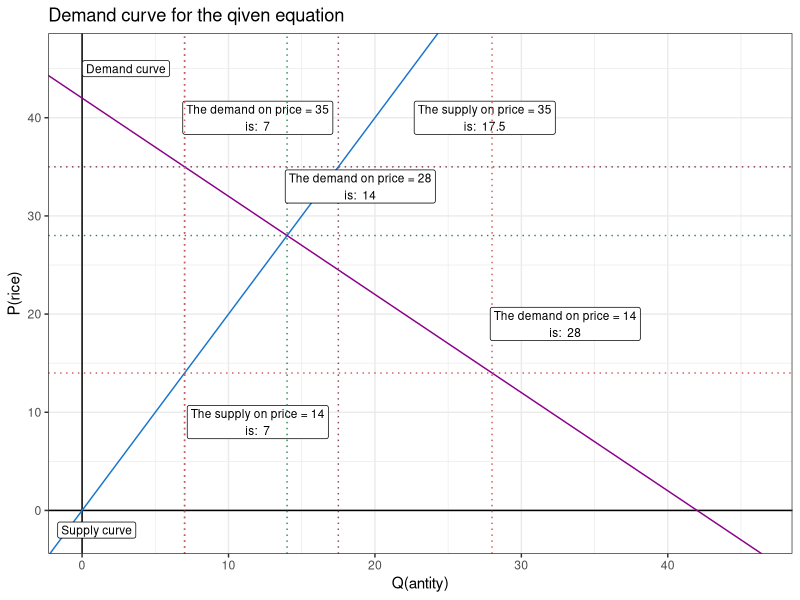
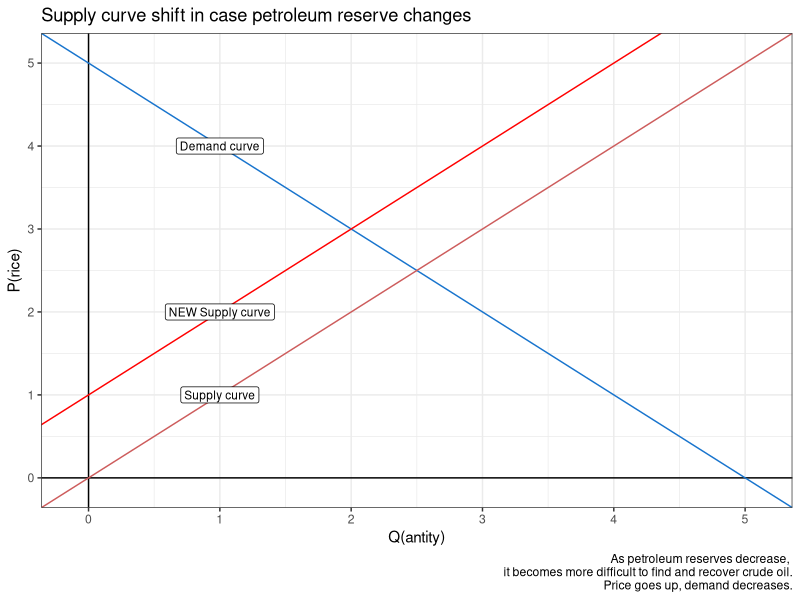
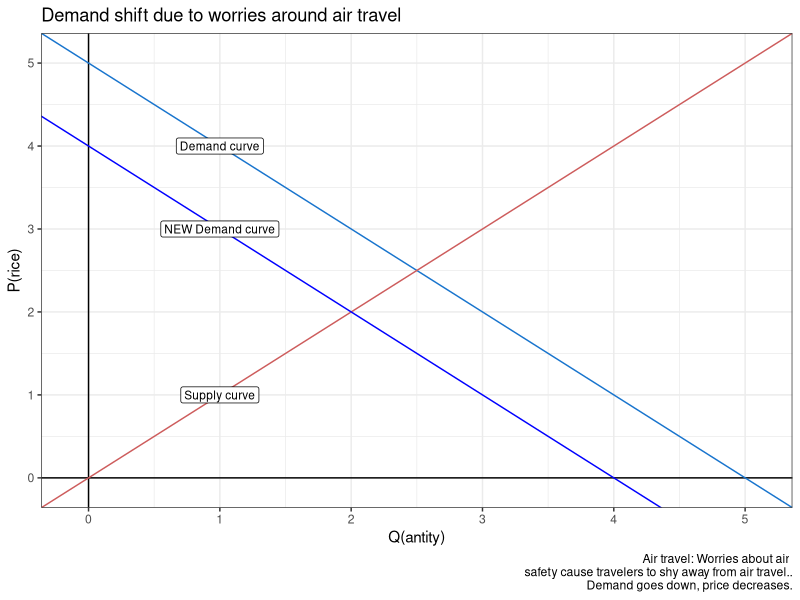
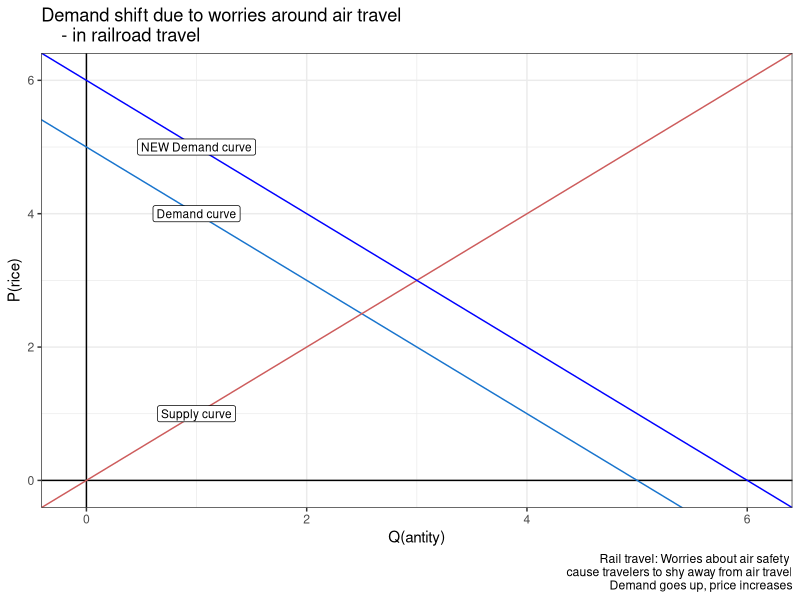
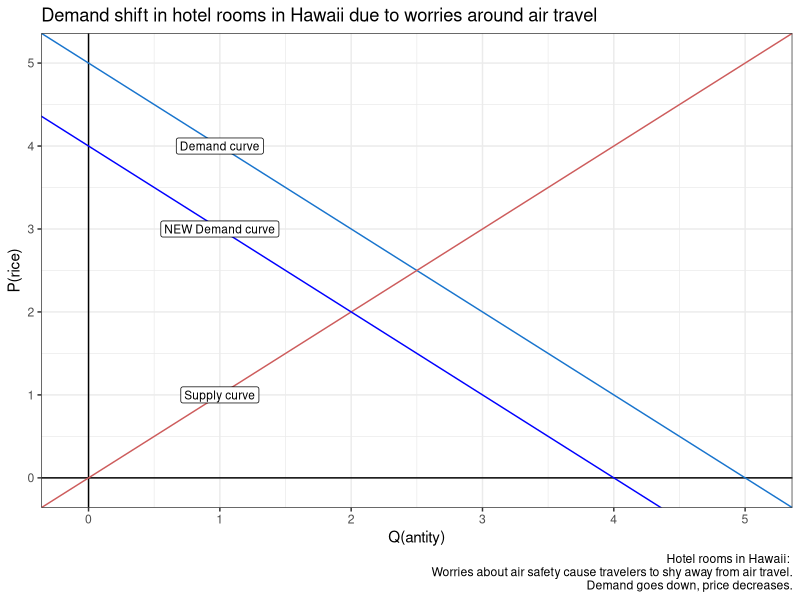
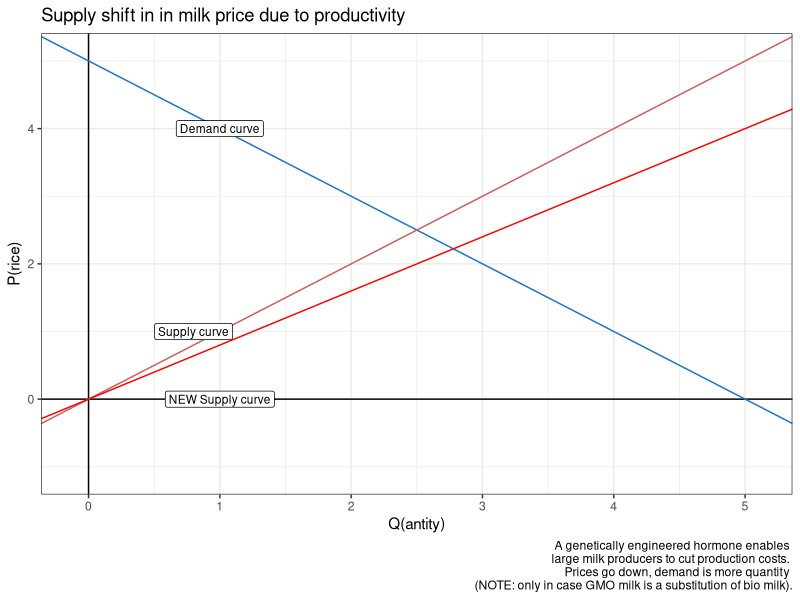
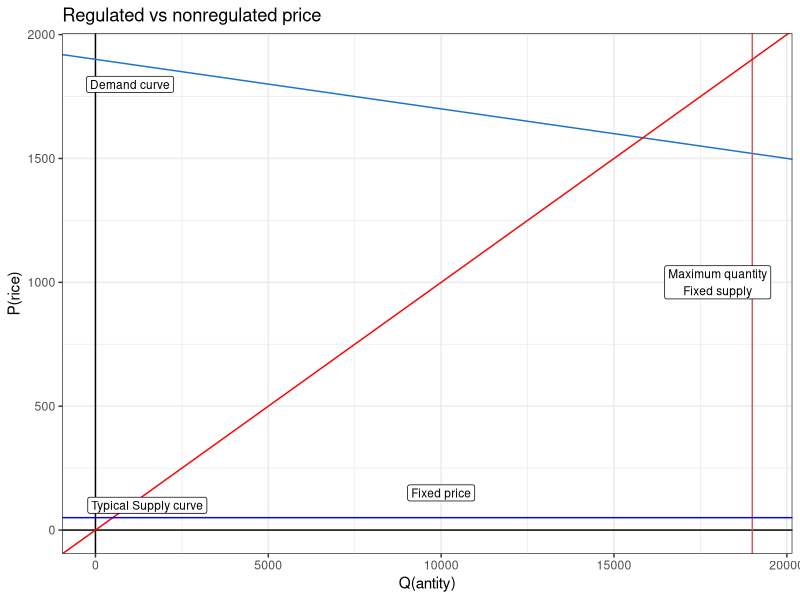
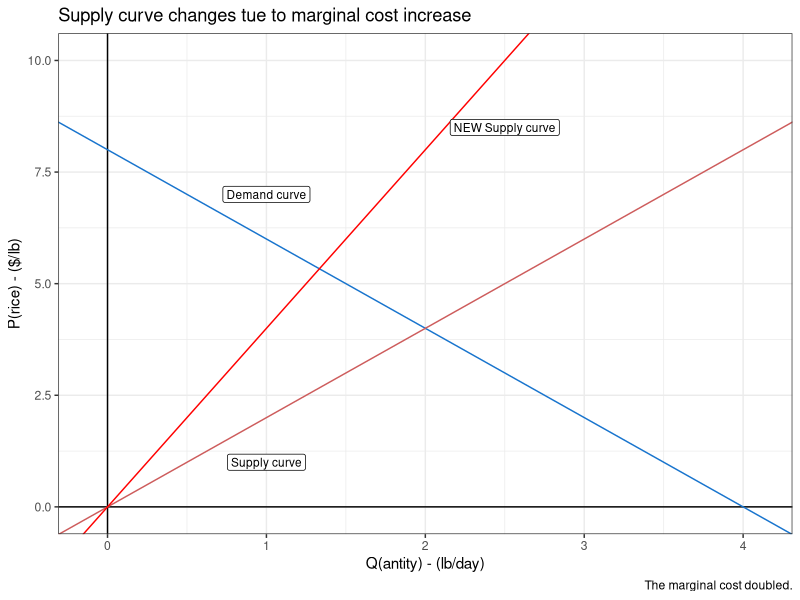

The R script that drew these images, in order:
## ---- chunk 1
knitr::opts_chunk$set(echo = TRUE)
library(ggplot2)
## ---- chunk 2
alfa1<-0
alfa2<-42
beta1<-2
beta2<- -1
c <- 42

p1<- 35
p2 <- 14

suppQty <- function(price){return(as.numeric((price-alfa1)/beta1))}
demdQty <- function(price){return(as.numeric((price-alfa2)/beta2))}
eqlbPrc <- function(){return((alfa1*beta2-alfa2*beta1)/(beta2-beta1))}

suppLabl <- function(price){
  return(
    paste(
      paste(
        "The supply on price = ",
        "\nis: ",
        sep=as.character(price)),
      as.character(suppQty(price))
    )
  )
}

demdLabl <- function(price){
  return(
    paste(
      paste(
        "The demand on price = ",
        "\nis: ",
        sep=as.character(price)),
      as.character(demdQty(price))
    )
  )
}


ggplot()+
  xlim(0,max(alfa1,alfa2)*1.1)+
  ylim(-2,max(abs(alfa1/beta1),abs(alfa2/beta2))*1.1)+
  labs(
    x='Q(antity)',
    y='P(rice)',
    title='Demand curve for the qiven equation'
  )+
  geom_hline(aes(yintercept=0),col='black')+
  geom_vline(aes(xintercept=0),col='black')+
  geom_abline(intercept = alfa1, slope = beta1, col='dodgerblue3')+
  geom_abline(intercept = alfa2, slope = beta2, col='magenta4')+
  geom_label(aes(x=0, y=alfa2), label='Demand curve' ,nudge_x = 3, nudge_y=3, size=3)+
  geom_label(aes(x=0 , y=alfa1), label='Supply curve' ,nudge_x = 1, nudge_y=-2, size=3)+
  geom_hline(aes(yintercept=p1),col='palevioletred4',linetype='dotted')+
  geom_vline(aes(xintercept=suppQty(p1)),col='palevioletred4',linetype='dotted')+
  geom_vline(aes(xintercept=demdQty(p1)),col='palevioletred4',linetype='dotted')+
  geom_label(aes(x=demdQty(p1), y=p1), label=demdLabl(p1) ,nudge_x = 5, nudge_y=5, size=3)+
  geom_label(aes(x=suppQty(p1), y=p1), label=suppLabl(p1) ,nudge_x = 10, nudge_y=5, size=3)+
  geom_hline(aes(yintercept=p2),col='indianred',linetype='dotted')+
  geom_vline(aes(xintercept=suppQty(p2)),col='indianred',linetype='dotted')+
  geom_vline(aes(xintercept=demdQty(p2)),col='indianred',linetype='dotted')+
  geom_label(aes(x=demdQty(p2), y=p2), label=demdLabl(p2) ,nudge_x = 5, nudge_y=5, size=3)+
  geom_label(aes(x=suppQty(p2), y=p2), label=suppLabl(p2) ,nudge_x = 5, nudge_y=-5, size=3)+
  geom_hline(aes(yintercept=eqlbPrc()),col='seagreen4',linetype='dotted')+
  geom_vline(aes(xintercept=demdQty(eqlbPrc())),col='seagreen4',linetype='dotted')+
  geom_label(aes(x=demdQty(eqlbPrc()), y=eqlbPrc()), label=demdLabl(eqlbPrc()) ,nudge_x = 5, nudge_y=5, size=3)+
  theme_bw()

## ---- chunk 3
ggplot()+
  xlim(-0.1,5.1)+
  ylim(-0.1,5.1)+
  labs(
    x='Q(antity)',
    y='P(rice)',
    title='Supply curve shift in case petroleum reserve changes',
    caption='As petroleum reserves decrease, 
it becomes more difficult to find and recover crude oil.
    Price goes up, demand decreases.'
  )+
  geom_hline(aes(yintercept=0),col='black')+
  geom_vline(aes(xintercept=0),col='black')+
  geom_abline(intercept = 5, slope = -1, col='dodgerblue3')+
  geom_abline(intercept = 0, slope = 1, col='indianred')+
  geom_label(aes(x=0, y=5), label='Demand curve' ,nudge_x = 1, nudge_y=-1, size=3)+
  geom_label(aes(x=0 , y=0), label='Supply curve' ,nudge_x = 1, nudge_y=1, size=3)+
  geom_abline(intercept = 1, slope = 1, col='red')+
  geom_label(aes(x=1 , y=0), label='NEW Supply curve' ,nudge_x =0, nudge_y=2, size=3)+
  theme_bw()
## ---- chunk 4
ggplot()+
  xlim(-0.1,5.1)+
  ylim(-0.1,5.1)+
  labs(
    x='Q(antity)',
    y='P(rice)',
    title='Demand shift due to worries around air travel',
    caption='Air travel: Worries about air 
safety cause travelers to shy away from air travel..
    Demand goes down, price decreases.'
  )+
  geom_hline(aes(yintercept=0),col='black')+
  geom_vline(aes(xintercept=0),col='black')+
  geom_abline(intercept = 5, slope = -1, col='dodgerblue3')+
  geom_abline(intercept = 0, slope = 1, col='indianred')+
  geom_label(aes(x=0, y=5), label='Demand curve' ,nudge_x = 1, nudge_y=-1, size=3)+
  geom_label(aes(x=0 , y=0), label='Supply curve' ,nudge_x = 1, nudge_y=1, size=3)+
  geom_abline(intercept = 4, slope = -1, col='blue')+
  geom_label(aes(x=0 , y=4), label='NEW Demand curve' ,nudge_x =1, nudge_y=-1, size=3)+
  theme_bw()
## ---- chunk 5
ggplot()+
  xlim(-0.1,6.1)+
  ylim(-0.1,6.1)+
  labs(
    x='Q(antity)',
    y='P(rice)',
    title='Demand shift due to worries around air travel 
    - in railroad travel',
    caption='Rail travel: Worries about air safety 
cause travelers to shy away from air travel
    Demand goes up, price increases'
  )+
  geom_hline(aes(yintercept=0),col='black')+
  geom_vline(aes(xintercept=0),col='black')+
  geom_abline(intercept = 5, slope = -1, col='dodgerblue3')+
  geom_abline(intercept = 0, slope = 1, col='indianred')+
  geom_label(aes(x=0, y=5), label='Demand curve' ,nudge_x = 1, nudge_y=-1, size=3)+
  geom_label(aes(x=0 , y=0), label='Supply curve' ,nudge_x = 1, nudge_y=1, size=3)+
  geom_abline(intercept = 6, slope = -1, col='blue')+
  geom_label(aes(x=0 , y=6), label='NEW Demand curve' ,nudge_x =1, nudge_y=-1, size=3)+
  theme_bw()
## ---- chunk 6
ggplot()+
  xlim(-0.1,5.1)+
  ylim(-0.1,5.1)+
  labs(
    x='Q(antity)',
    y='P(rice)',
    title='Demand shift in hotel rooms in Hawaii due to worries around air travel',
    caption='Hotel rooms in Hawaii: 
Worries about air safety cause travelers to shy away from air travel.
    Demand goes down, price decreases.'
  )+
  geom_hline(aes(yintercept=0),col='black')+
  geom_vline(aes(xintercept=0),col='black')+
  geom_abline(intercept = 5, slope = -1, col='dodgerblue3')+
  geom_abline(intercept = 0, slope = 1, col='indianred')+
  geom_label(aes(x=0, y=5), label='Demand curve' ,nudge_x = 1, nudge_y=-1, size=3)+
  geom_label(aes(x=0 , y=0), label='Supply curve' ,nudge_x = 1, nudge_y=1, size=3)+
  geom_abline(intercept = 4, slope = -1, col='blue')+
  geom_label(aes(x=0 , y=4), label='NEW Demand curve' ,nudge_x =1, nudge_y=-1, size=3)+
  theme_bw()
## ---- chunk 7
ggplot()+
  xlim(-0.1,5.1)+
  ylim(-1.1,5.1)+
  labs(
    x='Q(antity)',
    y='P(rice)',
    title='Supply shift in in milk price due to productivity',
    caption='A genetically engineered hormone enables 
large milk producers to cut production costs. 
    Prices go down, demand is more quantity 
(NOTE: only in case GMO milk is a substitution of bio milk).'
  )+
  geom_hline(aes(yintercept=0),col='black')+
  geom_vline(aes(xintercept=0),col='black')+
  geom_abline(intercept = 5, slope = -1, col='dodgerblue3')+
  geom_abline(intercept = 0, slope = 1, col='indianred')+
  geom_label(aes(x=0, y=5), label='Demand curve' ,nudge_x = 1, nudge_y=-1, size=3)+
  geom_label(aes(x=0 , y=0), label='Supply curve' ,nudge_x = 0.8, nudge_y=1, size=3)+
  geom_abline(intercept = 0, slope = 0.8, col='red')+
  geom_label(aes(x=0 , y=-1), label='NEW Supply curve' ,nudge_x =1, nudge_y=1, size=3)+
  theme_bw()
## ---- chunk 8
ggplot()+
  xlim(-0.1,19200)+
  ylim(-0.1,1910)+
  labs(
    x='Q(antity)',
    y='P(rice)',
    title='Regulated vs nonregulated price'
  )+
  geom_hline(aes(yintercept=0),col='black')+
  geom_vline(aes(xintercept=0),col='black')+
  geom_abline(intercept = 1900, slope = -1/50, col='dodgerblue3')+
  geom_vline(aes(xintercept=19000),col='indianred')+
  geom_label(aes(x=1000, y=1800), label='Demand curve' ,nudge_x = 1, nudge_y=-1, size=3)+
  geom_label(aes(x=18000 , y=1000), label='Maximum quantity\nFixed supply' ,nudge_x =0, nudge_y=-0, size=3)+
  geom_abline(intercept = 0, slope = 0.1, col='red')+
  geom_hline(aes(yintercept=50),col='blue')+
  geom_label(aes(x=0 , y=0), label='Typical Supply curve' ,nudge_x =1500, nudge_y=100, size=3)+
  geom_label(aes(x=0 , y=50), label='Fixed price' ,nudge_x =10000, nudge_y=100, size=3)+
  theme_bw()
## ---- chunk 9
ggplot()+
  xlim(-0.1,4.1)+
  ylim(-0.1,10.1)+
  labs(
    x='Q(antity) - (lb/day)',
    y='P(rice) - ($/lb)',
    title='Supply curve changes tue to marginal cost increase',
    caption='The marginal cost doubled.'
  )+
  geom_hline(aes(yintercept=0),col='black')+
  geom_vline(aes(xintercept=0),col='black')+
  geom_abline(intercept = 8, slope = -2, col='dodgerblue3')+
  geom_abline(intercept = 0, slope = 2, col='indianred')+
  geom_label(aes(x=0, y=8), label='Demand curve' ,nudge_x = 1, nudge_y=-1, size=3)+
  geom_label(aes(x=0 , y=0), label='Supply curve' ,nudge_x = 1, nudge_y=1, size=3)+
  geom_abline(intercept = 0, slope = 4, col='red')+
  geom_label(aes(x=2 , y=8), label='NEW Supply curve' ,nudge_x =0.5, nudge_y=0.5, size=3)+
  theme_bw()
## ---- chunk 10
ggplot()+
  xlim(-0.1,65)+
  ylim(-0.1,155)+
  labs(
    x='Malted milk ball quantity - 2.5$/unit',
    y='Composite good quantity - 1$/unit',
    title='Budget constraint for Martha'
  )+
  geom_hline(aes(yintercept=0),col='black')+
  geom_vline(aes(xintercept=0),col='black')+
  geom_abline(intercept = 150, slope = -2.5, col='dodgerblue3')+
  geom_label(aes(x=0, y=150), label='Martha\'s budget line' ,nudge_x = 10, nudge_y=-10, size=3)+
  theme_bw()
## ---- chunk 11

icp2 <- (-1)*18/(9/3.25)
ggplot()+
  xlim(0,11)+
  ylim(-4,20)+
  labs(
    x='Price of coffee',
    y='Price of milk',
    title='Consumer choices of Boris related to coffee and milk'
  )+
  geom_hline(aes(yintercept=0),col='black')+
  geom_vline(aes(xintercept=0),col='black')+
  geom_abline(intercept = 18, slope = -2, col='dodgerblue3')+
  geom_abline(intercept = 18, slope = icp2, col='indianred')+
  geom_vline(aes(xintercept=8),col='chocolate4',linetype='dashed')+
  geom_hline(aes(yintercept=2),col='chocolate4',linetype='dashed')+
  geom_vline(aes(xintercept=2.67),col='palevioletred4',linetype='dotted')+
  geom_hline(aes(yintercept=0.67),col='palevioletred4',linetype='dotted')+
  geom_label(aes(x=0, y=18, label='Max milk volume\n for budget=18oz'),nudge_x = 1, nudge_y=1, size=3)+
  geom_label(aes(x=9, y=0, label='Max coffe volume\n for budget on\n 1$ price = 9oz'),nudge_x = 0, nudge_y=-2, size=3)+
  geom_label(aes(x=3, y=0, label='Max coffe volume\n for budget on\n 3.25$ price = 9oz'),nudge_x = 0, nudge_y=-2, size=3)+
  geom_label(aes(x=8, y=2, label='Preference point for budget\non 1$ coffee price: 8oz coffee,\n 2oz milk'),nudge_x = 1.5, nudge_y=2, size=3)+
  geom_label(aes(x=2.67, y=0.67, label='Preference point for budget\non 3.25$ coffee price:\n 2.67oz coffee, 0.67 oz milk '),nudge_x = 2, nudge_y=3, size=3)+
  theme_bw()
## ---- chunk 12
alfa<-200
beta<- -2
qfp <- function(q){return(alfa+beta*q)}
qelasticity <- (-1*alfa) / (2*beta)


labl <- paste(paste(
  paste('Unit elasticity point: [',as.character(qelasticity),sep= ""),
  as.character(qfp(qelasticity)),sep=","),"]",sep=" ")
ggplot()+
  xlim(0,110)+
  ylim(-2,210)+
  labs(
    x='Q(antity)',
    y='P(rice)',
    title='Demand curve for the qiven equation'
  )+
  geom_hline(aes(yintercept=0),col='black')+
  geom_vline(aes(xintercept=0),col='black')+
  geom_abline(intercept = alfa, slope = beta, col='dodgerblue3')+
  geom_vline(aes(xintercept=qelasticity),col='palevioletred4',linetype='dotted')+
  geom_hline(aes(yintercept=qfp(qelasticity)),col='palevioletred4',linetype='dotted')+
  geom_label(aes(x=qelasticity, y=qfp(qelasticity)), label=labl ,nudge_x = 25, nudge_y=15, size=5)+
  geom_label(aes(x=(qelasticity - 30) , y=(qfp(qelasticity)+30)), label='Elastic' ,nudge_x = 10, nudge_y=30, size=5)+
  geom_label(aes(x=(qelasticity + 30) , y= (qfp(qelasticity) - 30)), label='Not elastic' ,nudge_x =15, nudge_y=-30, size=5)+
  theme_bw()


## ---- chunk 13
p1<- 40
p2<- 60
q1<-300
q2<-280
beta <- (p2-p1) / (q2-q1)
alfa <- (-1)*q2*beta+p2
e1 <- (p1/q1) * (1/beta) 
e2 <- (p2/q2) * (1/beta)
lab1 <- paste(
  paste("(","):\n", sep=paste(as.character(q1),as.character(p1),sep=",")),
  paste("E1: ",substring(as.character(e1),1,6))
)
lab2 <- paste(
  paste("(","):\n", sep=paste(as.character(q2),as.character(p2),sep=",")),
  paste("E2: ",substring(as.character(e2),1,6))
)
##How to use equation dynmically?!
## ---- chunk 14
ggplot()+
  xlim(0, (-1*(alfa/beta) + 30))+
  ylim(-2,alfa+10)+
  labs(
    x='Q(antity)',
    y='P(rice)',
    title='Demand curve for Budapest flights'
  )+
  geom_hline(aes(yintercept=0),col='black')+
  geom_vline(aes(xintercept=0),col='black')+
  geom_abline(intercept = alfa, slope = beta, col='dodgerblue3')+
  geom_vline(aes(xintercept=q1),col='palevioletred4',linetype='dotted')+
  geom_hline(aes(yintercept=p1),col='palevioletred4',linetype='dotted')+
  geom_vline(aes(xintercept=q2),col='red4',linetype='dotted')+
  geom_hline(aes(yintercept=p2),col='red4',linetype='dotted')+
  geom_label(aes(x=(q2 - 20) , y=p2+20), label=lab2 ,nudge_x = -10, nudge_y=10, size=3)+
  geom_label(aes(x=q1 + 20  , y= p2 - 20), label=lab1 ,nudge_x = 10, nudge_y=10, size=3)+
  theme_bw()

